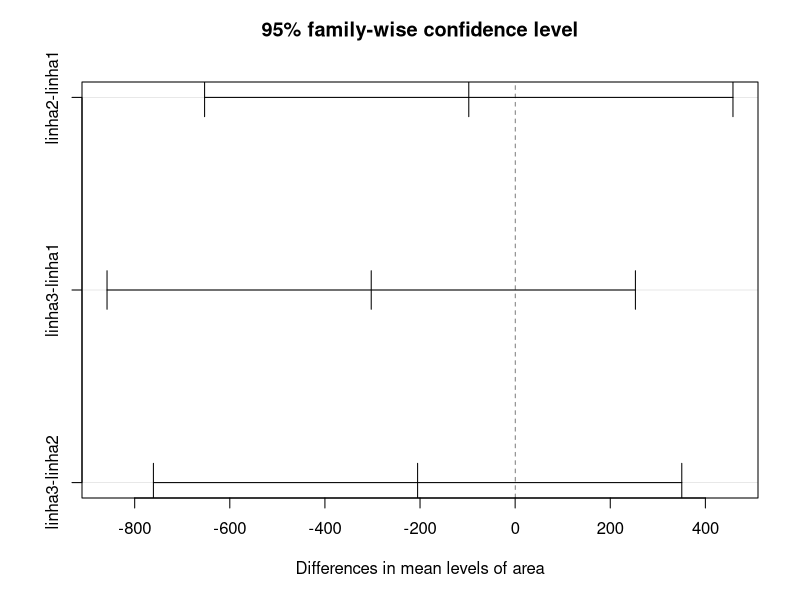

Write the R code that produced this figure.
# Trabalho sobre ANOVA e teste de Tuckey:
# Busquem um grupo de dados que vocês tenham acesso;
# Façam a Análise de variância;
# Façam a análise de comparação entre os grupos de dados,
# usando Teste de Tuckey;
# Executem os testes no R;
# Apresentem os resultados por meio das tabelas e gráficos.

# Dados de produção relacionados a 2 linhas durante nove dias
producao <- c(2193, 2194, 1964, 2111, 1917, 1271, 759, 1621, 2001, 1969,
NA, 1271, 1969, 1969, NA, 1851, 1969, 1619, NA, 1917, 1911, 1969, 602,
1234, 2142, 1994, 1271)
# Nomeando Linha 1 e Linha 2 respectivamente
area <- factor(rep(paste("linha", 1:3, sep = ""), 9))

tabela <- data.frame(area, producao)
tabela

# Analise de variância
resultado <- aov(producao ~ area, tabela)
resultado

# Exibindo ANOVA (acima de 5% não existe diferença significativa)
anova(resultado)

tukey <- TukeyHSD(resultado, "area")
tukey

plot(tukey)